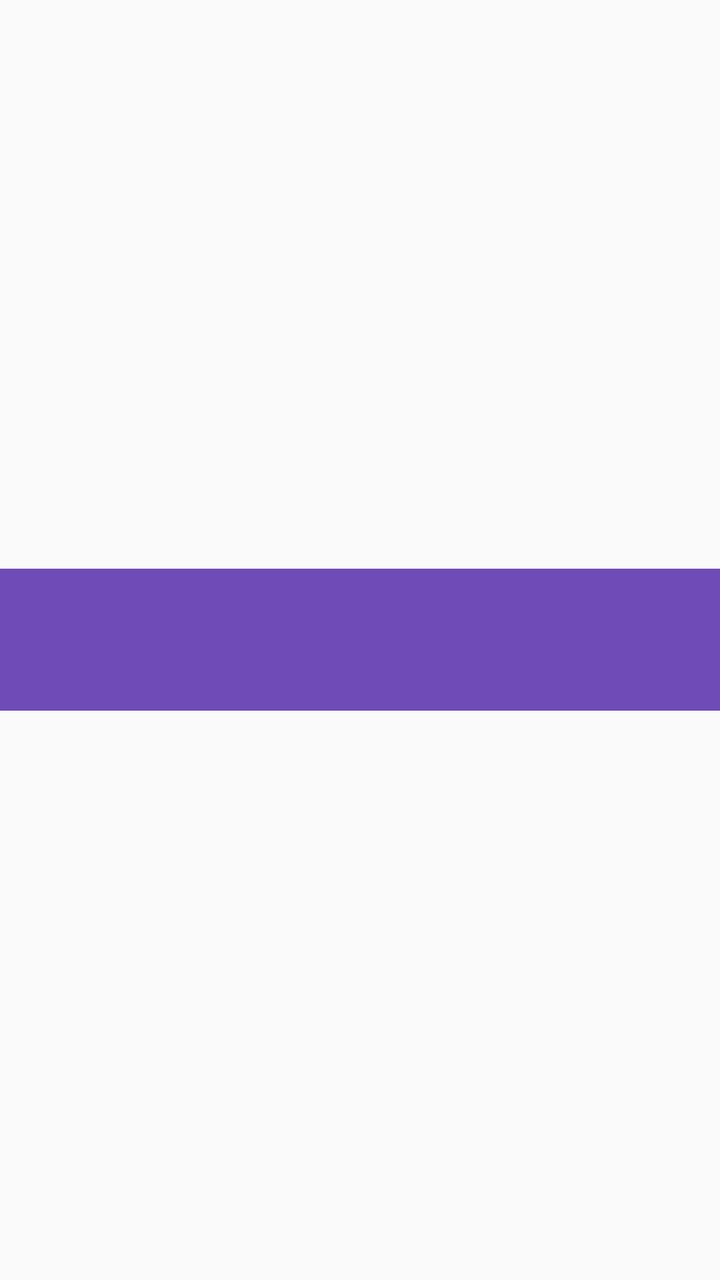
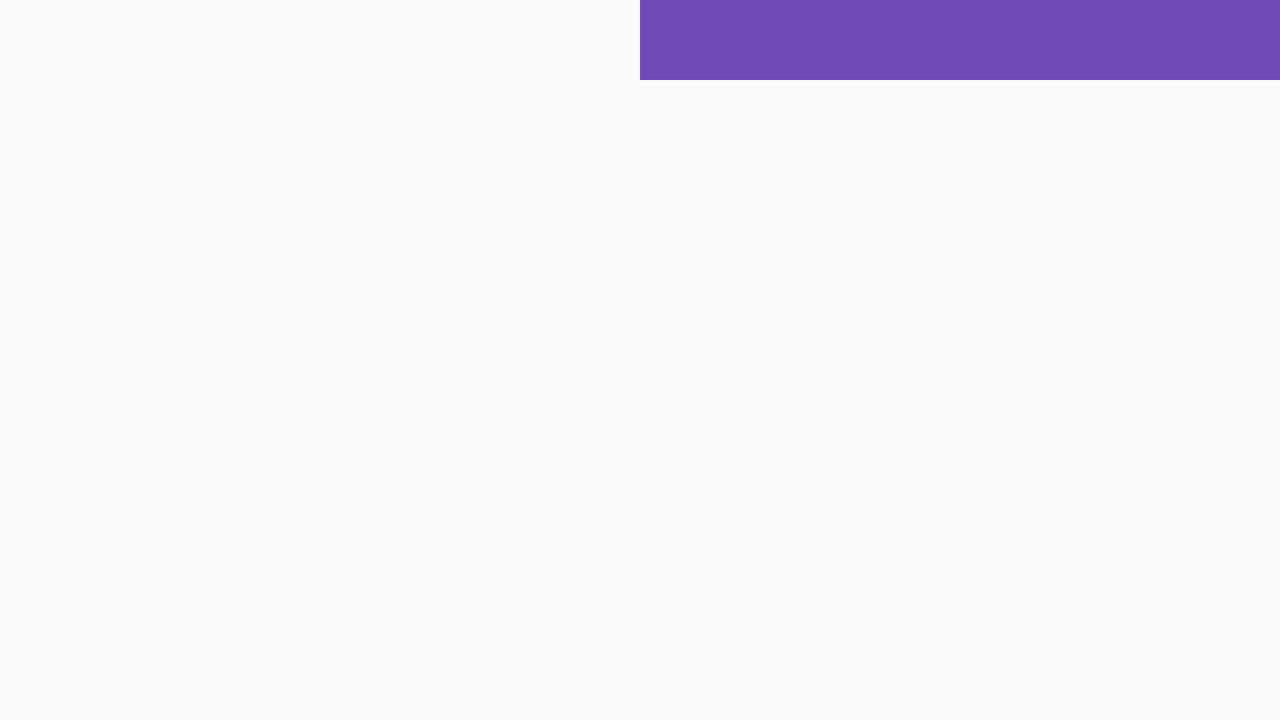

One screen, two layout resources from the same app: the default and the repository's alternative for another configuration. Each is rendered where Android would select it; the XML of both is given below.
<!-- AndroidManifest.xml: application theme Theme.AppCompat.Light.DarkActionBar -->
<!-- res/layout/activity_movie_details.xml -->
<?xml version="1.0" encoding="utf-8"?>
<LinearLayout xmlns:android="http://schemas.android.com/apk/res/android"
    xmlns:app="http://schemas.android.com/apk/res-auto"
    xmlns:tools="http://schemas.android.com/tools"
    android:layout_width="match_parent"
    android:layout_height="match_parent"
    tools:context="com.agata.moviebase.MovieDetailsActivity"
    android:id="@+id/general_layout"
    android:orientation="vertical"
    android:weightSum="9">

    <LinearLayout
        android:layout_width="match_parent"
        android:layout_height="0dp"
        android:layout_weight="4"
        android:orientation="horizontal">

        <ImageView
            android:id="@+id/movie_poster"
            android:layout_width="wrap_content"
            android:layout_height="wrap_content"
            android:layout_gravity="right"
            />

        <TextView
            android:id="@+id/movie_description"
            android:layout_width="wrap_content"
            android:layout_height="wrap_content"
            android:textSize="12sp"
            android:textAlignment="textStart"

            android:singleLine="false"/>
    </LinearLayout>

    <android.support.design.widget.TabLayout
        android:id="@+id/tab_layout"
        android:layout_width="match_parent"
        android:layout_weight="1"
        android:layout_height="0dp"
        android:background="@color/colorAccent">

    </android.support.design.widget.TabLayout>

    <android.support.v4.view.ViewPager
        android:id="@+id/view_pager"
        android:layout_width="match_parent"
        android:layout_height="0dp"
        android:layout_weight="4"
         />

</LinearLayout>
<!-- resources referenced by this layout -->
<resources>
  <color name="colorAccent">#6f4bb7</color>
</resources>
<!-- res/layout-land/activity_movie_details.xml (the repository's variant of the layout above) -->
<!-- drawn on the phone turned sideways -->
<?xml version="1.0" encoding="utf-8"?>
<RelativeLayout xmlns:android="http://schemas.android.com/apk/res/android"
    xmlns:app="http://schemas.android.com/apk/res-auto"
    xmlns:tools="http://schemas.android.com/tools"
    android:layout_width="match_parent"
    android:layout_height="match_parent"
    tools:context="com.agata.moviebase.MovieDetailsActivity"
    android:id="@+id/general_layout">

    <View android:id="@+id/strut"
        android:layout_width="0dp"
        android:layout_height="0dp"
        android:layout_centerHorizontal="true"/>

    <LinearLayout
        android:layout_width="0dp"
        android:layout_height="match_parent"
        android:weightSum="2"
        android:orientation="vertical"
        android:id="@+id/linear1"
        android:layout_alignRight="@id/strut"
        android:layout_alignParentLeft="true"
        >

        <ImageView
            android:id="@+id/movie_poster"
            android:layout_width="wrap_content"
            android:layout_height="0dp"
            android:layout_weight="1"
            android:layout_gravity="center"
            android:src="@drawable/ic_launcher_background"
            />

        <TextView
            android:id="@+id/movie_description"
            android:layout_width="wrap_content"
            android:layout_height="0dp"
            android:layout_weight="1"
            android:textSize="12sp"
            android:textAlignment="textStart"
            android:singleLine="false"/>
    </LinearLayout>

    <LinearLayout
        android:id="@+id/linear2"
        android:layout_alignLeft="@id/strut"
        android:layout_alignParentRight="true"
        android:layout_width="0dp"
        android:weightSum="9"
        android:layout_height="match_parent"
        android:orientation="vertical">
    <android.support.design.widget.TabLayout
        android:id="@+id/tab_layout"
        android:layout_width="match_parent"
        android:layout_height="0dp"
        android:layout_weight="1"
        android:background="@color/colorAccent">

    </android.support.design.widget.TabLayout>

    <android.support.v4.view.ViewPager
        android:id="@+id/view_pager"
        android:layout_width="match_parent"
        android:layout_height="0dp"
        android:layout_weight="8"
         />
    </LinearLayout>

</RelativeLayout>
